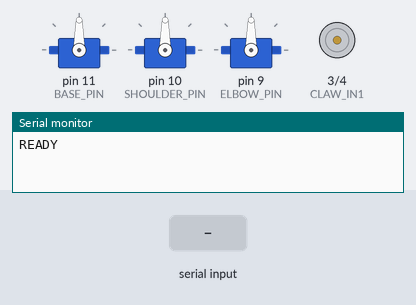
A sketch run on a simulated Arduino Uno, built with avr-gcc and run on an emulated ATmega328P. Parts: 3 × servo, motor-driver pin pairs drawn as motors (green arrow = first pin HIGH = forward, orange = second pin HIGH = backward, longer = more drive, scaled by the enable pin), the last lines printed to the serial monitor. The inputs (shaded band) are chosen by the test bench.

Above: at 1.2 s.
1.3 s: "MOVE 90 45 200\n" received over Serial
At 3.1 s:
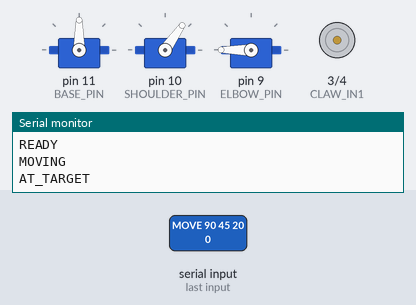
3.4 s: "CLAW CLOSE\n" received over Serial
At 3.65 s:
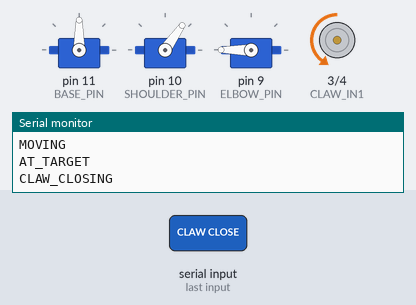
5.4 s: "CLAW OPEN\n" received over Serial
At 5.65 s:
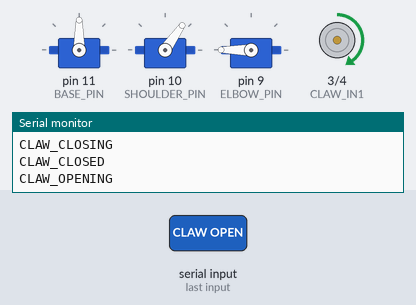
7.4 s: "HOME\n" received over Serial
At 7.55 s:
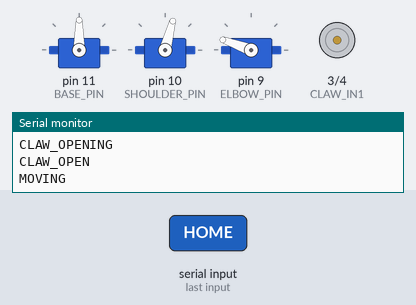
11.0 s: "CLAW CLOSE\n" received over Serial
At 11.25 s:
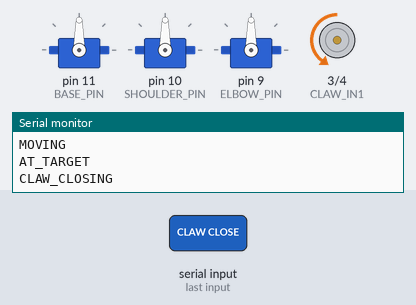
Timing chart, 0 to 13.9 s (numbered marks = the images above; inputs shaded):
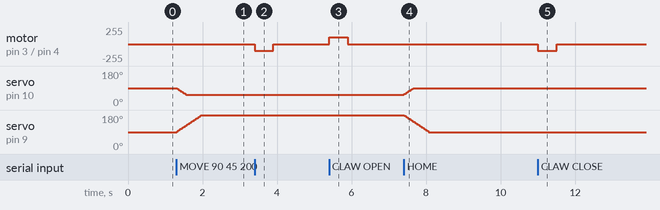

The sketch:

arm_controller.ino
```cpp
// ─────────────────────────────────────────────
//  Robotic Arm Controller
//  Hardware: Base, Shoulder, Elbow servos + DC claw motor
//  Interface: Serial commands from Raspberry Pi
// ─────────────────────────────────────────────

#include <Servo.h>

// ── Pin Definitions ───────────────────────────
#define BASE_PIN        11
#define SHOULDER_PIN    10
#define ELBOW_PIN       9

#define CLAW_IN1        3    // DC motor direction pin 1
#define CLAW_IN2        4    // DC motor direction pin 2
#define CLAW_PWM        5    // DC motor speed (PWM)

// ── Servo Angle Limits ────────────────────────
#define BASE_MIN        0
#define BASE_MAX        180
#define SHOULDER_MIN    55
#define SHOULDER_MAX    180
#define ELBOW_MIN       0
#define ELBOW_MAX       180

// ── Movement Tuning ───────────────────────────
#define SERVO_STEP      2       // Degrees per loop tick (lower = smoother/slower)
#define SERVO_DELAY_MS  15      // Delay between steps in ms
#define CLAW_SPEED      100     // DC motor PWM speed (0–255)
#define CLAW_TIMEOUT_MS 500    // Max ms to run claw motor before assuming done // 120 60 90

// ── State Machine ─────────────────────────────
enum State {
  IDLE,
  MOVING,
  CLAW_CLOSING,
  CLAW_OPENING
};

State currentState = IDLE;

// ── Servo Objects ─────────────────────────────
Servo baseServo;
Servo shoulderServo;
Servo elbowServo;

// ── Position Tracking ─────────────────────────
int currentBase     = 90;
int currentShoulder = 90;
int currentElbow    = 90;

int targetBase      = 90;
int targetShoulder  = 90;
int targetElbow     = 90;

// ── Claw Timing ───────────────────────────────
unsigned long clawStartTime = 0;

// ── Serial Input Buffer ───────────────────────
String inputBuffer = "";

// ─────────────────────────────────────────────
void setup() {
  Serial.begin(115200);

  baseServo.attach(BASE_PIN);
  shoulderServo.attach(SHOULDER_PIN);
  elbowServo.attach(ELBOW_PIN);

  pinMode(CLAW_IN1, OUTPUT);
  pinMode(CLAW_IN2, OUTPUT);
  pinMode(CLAW_PWM, OUTPUT);

  // Move to home position
  baseServo.write(currentBase);
  shoulderServo.write(currentShoulder);
  elbowServo.write(currentElbow);
  stopClaw();

  sendStatus("READY");
}

// ─────────────────────────────────────────────
void loop() {
  readSerial();

  switch (currentState) {

    // ── IDLE: Do nothing, wait for commands ───
    case IDLE:
      break;

    // ── MOVING: Interpolate servos to target ──
    case MOVING:
      currentBase     = moveToward(currentBase,     targetBase,     SERVO_STEP);
      currentShoulder = moveToward(currentShoulder, targetShoulder, SERVO_STEP);
      currentElbow    = moveToward(currentElbow,    targetElbow,    SERVO_STEP);

      baseServo.write(currentBase);
      shoulderServo.write(currentShoulder);
      elbowServo.write(currentElbow);

      delay(SERVO_DELAY_MS);

      if (atTarget()) {
        currentState = IDLE;
        sendStatus("AT_TARGET");
      }
      break;

    // ── CLAW_CLOSING: Run motor until timeout ─
    case CLAW_CLOSING:
      if (millis() - clawStartTime >= CLAW_TIMEOUT_MS) {
        stopClaw();
        currentState = IDLE;
        sendStatus("CLAW_CLOSED");
      }
      break;

    // ── CLAW_OPENING: Run motor until timeout ─
    case CLAW_OPENING:
      if (millis() - clawStartTime >= CLAW_TIMEOUT_MS) {
        stopClaw();
        currentState = IDLE;
        sendStatus("CLAW_OPEN");
      }
      break;
  }
}

// ─────────────────────────────────────────────
//  Serial Parsing
//  Expected formats:
//    MOVE <base> <shoulder> <elbow>
//    CLAW OPEN
//    CLAW CLOSE
//    HOME
// ─────────────────────────────────────────────
void readSerial() {
  while (Serial.available()) {
    char c = Serial.read();
    if (c == '\n') {
      inputBuffer.trim();
      parseCommand(inputBuffer);
      inputBuffer = "";
    } else {
      inputBuffer += c;
    }
  }
}

void parseCommand(String cmd) {
  cmd.toUpperCase();

  if (cmd.startsWith("MOVE")) {
    int b, s, e;
    int parsed = sscanf(cmd.c_str(), "MOVE %d %d %d", &b, &s, &e);
    if (parsed == 3) {
      targetBase     = constrain(b, BASE_MIN,     BASE_MAX);
      targetShoulder = constrain(s, SHOULDER_MIN, SHOULDER_MAX);
      targetElbow    = constrain(e, ELBOW_MIN,    ELBOW_MAX);
      currentState   = MOVING;
      sendStatus("MOVING");
    } else {
      sendStatus("ERROR_BAD_ARGS");
    }

  } else if (cmd == "CLAW CLOSE") {
    closeClaw();
    clawStartTime = millis();
    currentState  = CLAW_CLOSING;
    sendStatus("CLAW_CLOSING");

  } else if (cmd == "CLAW OPEN") {
    openClaw();
    clawStartTime = millis();
    currentState  = CLAW_OPENING;
    sendStatus("CLAW_OPENING");

  } else if (cmd == "HOME") {
    targetBase     = 90;
    targetShoulder = 90;
    targetElbow    = 90;
    currentState   = MOVING;
    sendStatus("MOVING");

  } else {
    sendStatus("ERROR_UNKNOWN_CMD");
  }
}

// ─────────────────────────────────────────────
//  Claw Motor Helpers
// ─────────────────────────────────────────────
void openClaw() {
  digitalWrite(CLAW_IN1, HIGH);
  digitalWrite(CLAW_IN2, LOW);
  analogWrite(CLAW_PWM, CLAW_SPEED);
}

void closeClaw() {
  digitalWrite(CLAW_IN1, LOW);
  digitalWrite(CLAW_IN2, HIGH);
  analogWrite(CLAW_PWM, CLAW_SPEED);
}

void stopClaw() {
  digitalWrite(CLAW_IN1, LOW);
  digitalWrite(CLAW_IN2, LOW);
  analogWrite(CLAW_PWM, 0);
}

// ─────────────────────────────────────────────
//  Servo Helpers
// ─────────────────────────────────────────────
int moveToward(int current, int target, int step) {
  if (abs(current - target) <= step) return target;
  return current + (current < target ? step : -step);
}

bool atTarget() {
  return currentBase     == targetBase &&
         currentShoulder == targetShoulder &&
         currentElbow    == targetElbow;
}

// ─────────────────────────────────────────────
//  Status Output
// ─────────────────────────────────────────────
void sendStatus(const char* status) {
  Serial.println(status);
}
```

Measured:
- after the input at 1.3 s, servo on pin 10 (SHOULDER_PIN): moves from 90° to 55° over 0.26 s, starting at once; servo on pin 9 (ELBOW_PIN): moves from 90° to 180° over 0.67 s, starting at once
- after the input at 3.4 s, motor on pin 3 (CLAW_IN1) / pin 4 (CLAW_IN2): stopped → backward 100/255 at once, → stopped 0.50 s later
- after the input at 5.4 s, motor on pin 3 (CLAW_IN1) / pin 4 (CLAW_IN2): stopped → forward 100/255 at once, → stopped 0.50 s later
- after the input at 7.4 s, servo on pin 10 (SHOULDER_PIN): moves from 55° to 90° over 0.26 s, starting at once; servo on pin 9 (ELBOW_PIN): moves from 180° to 90° over 0.67 s, starting at once
- after the input at 11.0 s, motor on pin 3 (CLAW_IN1) / pin 4 (CLAW_IN2): stopped → backward 100/255 at once, → stopped 0.50 s later
